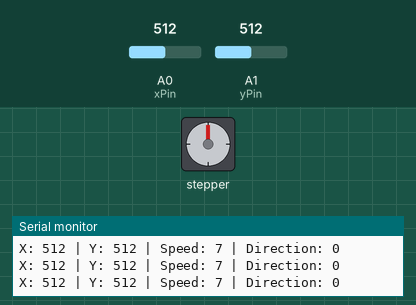
Simulated run of this sketch. Board: Arduino Uno, built with avr-gcc and run on an emulated ATmega328P. On the bench: stepper motor, the last lines printed to the serial monitor. The test bench sets the inputs (shaded band); at power-on: A0 (xPin) = 512, A1 (yPin) = 512. Stepper angles assume 2048 steps per turn.

Above: at 1.2 s.
1.3 s: A0 (xPin) set to 418
4.3 s: A0 (xPin) set to 391
At 5.02 s:
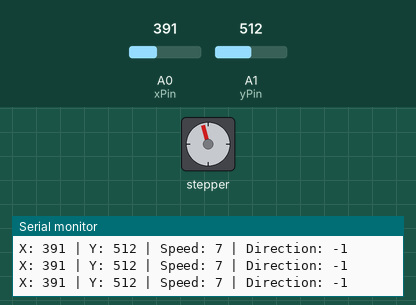
At 5.8 s:
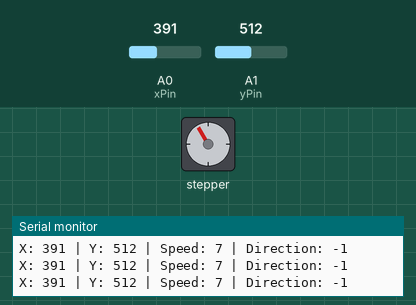
7.3 s: A0 (xPin) set to 610
At 7.67 s:
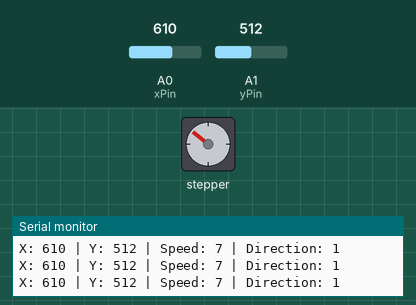
10.3 s: A1 (yPin) set to 218
At 11.01 s:
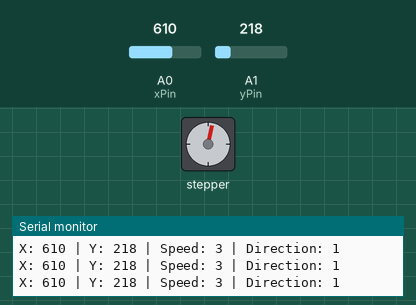
13.3 s: A1 (yPin) set to 197
16.3 s: A1 (yPin) set to 0
Timing chart, 0 to 22.2 s (numbered marks = the images above; inputs shaded):
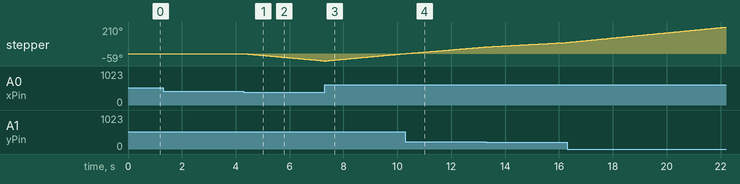

Measured:
- the behaviour switches between 400 and 399 on A0 (xPin) (found by bisection; images 0 and 1)
- after the input at 4.3 s, stepper: keeps turning counter-clockwise at about 20°/s, starting at once

The sketch:

StepperMotorJoystick.ino
```cpp
/* MAIN THEME: Using Joysticks + Stepper Motor
MAIN GOAL: The main goal of this code and activity is to use a Joystick to control
the Stepper motors speedY and directionX
*/
#include <Stepper.h>
// --- Stepper settings ---
const int stepsPerRevolution = 2048;     // 28BYJ-48 motor
Stepper myStepper(stepsPerRevolution, 8, 10, 9, 11);
// --- Joystick pins ---
int xPin = A0;   // left/right = direction
int yPin = A1;   // up/down = speed
int xVal, yVal;
int stepSpeed;

void setup() {
  Serial.begin(9600);    //starts communication with serail board @9600bit/seconds
  myStepper.setSpeed(0);   // start with motor stopped
}

void loop() {
  // Read joystick values
  xVal = analogRead(xPin);   // 0–1023
  yVal = analogRead(yPin);   // 0–1023
  // --- Direction control ---
  // Center is ~512
  // Move left = CCW
  // Move right = CW
  int direction = 0;
  if (xVal < 400) {
    direction = -1;  // CCW
  }
  else if (xVal > 600) {
    direction = 1;   // CW
  }
else {
direction = 0;   // joystick centered
  }
  // --- Speed control ---
  // Push joystick up = faster
  // Push down = slower
  // Map 0–1023 → 0–15 RPM
  stepSpeed = map(yVal, 0, 1023, 0, 15);
  myStepper.setSpeed(stepSpeed);
  // --- Move motor ---
  if (direction == 1) {
    myStepper.step(5);     // small forward step
  }
  else if (direction == -1) {
    myStepper.step(-5);    // small backward step
  }
  // Debug info
  Serial.print("X: ");       //print X:
  Serial.print(xVal);          //print x value
  Serial.print(" | Y: ");       //seperate and print Y:
  Serial.print(yVal);           //print Y value
  Serial.print(" | Speed: ");      //seperate and print Speed:
  Serial.print(stepSpeed);          //print speed value
  Serial.print(" | Direction: ");    //seperate and print Direction:
  Serial.println(direction);            //print direction value
} 
```
